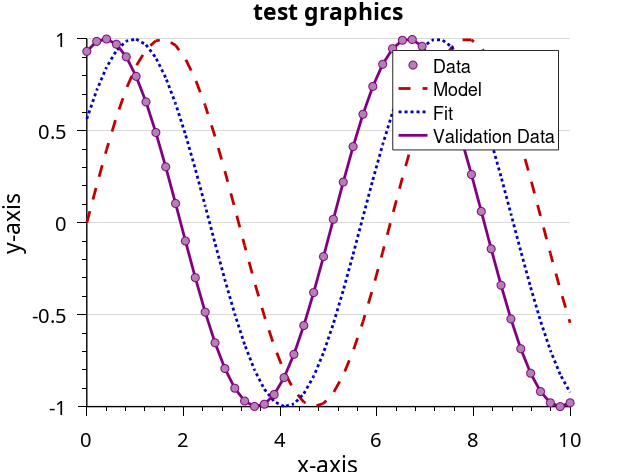

The MATLAB source for this figure: (Note: this script raises an error after producing the figure.)
clf; clc; clear all;
 
figure_width  = 8*2;
figure_height = 6*2;
FontSize = 11*1.5;
FontName = 'MyriadPro-Regular';
 
xaxis = linspace(0,10,50);
data1 =sin(xaxis);
data2 =sin(xaxis + 0.6);
data3 =sin(xaxis + 1.2);
 
hfig  = figure(1); clf;
    set(gcf, 'units', 'centimeters', 'pos', [0 0 figure_width figure_height])
    % set(gcf, 'Units', 'pixels', 'Position', [100 100 500 375]);
    set(gcf, 'PaperPositionMode', 'auto');
    set(gcf, 'Color', [1 1 1]); % Sets figure background
    set(gca, 'Color', [1 1 1]); % Sets axes background
    set(gcf, 'Renderer', 'painters'); 
 
hLine1 = line(xaxis, data1);
hLine2 = line(xaxis, data2);
hLine3 = line(xaxis, data3);
hdots = line(xaxis, data3);
 
 
set(hLine1                        , ...
  'LineStyle'       , '--'        , ...
  'LineWidth'       , 2           , ... 
  'Color'           , [0.75 0 0]  );
 
set(hLine2                        , ...
  'LineStyle'       , ':'         , ...
  'LineWidth'       , 2           , ...   
  'Color'           , [0 0 0.75]  );
 
set(hLine3                        , ...
  'LineStyle'       , '-'         , ...
  'LineWidth'       , 2           , ...   
  'Color'           , [0.5 0 0.5]  );
 
set(hdots                         , ...
  'LineStyle'       , 'none'      , ...
  'Marker'          , 'o'         , ...
  'MarkerSize'      , 6           , ...
  'MarkerEdgeColor' , [.5 .0 .5]  , ...
  'MarkerFaceColor' , [.7 .5 .7]  );
 
 
hTitle  = title ('test graphics');
hXLabel = xlabel('x-axis');
hYLabel = ylabel('y-axis');
 
hLegend = legend( ...
  [hdots, hLine1, hLine2, hLine3], ...
  'Data' , ...
  'Model'    , ...  
  'Fit'      , ...
  'Validation Data'       , ...  
  'location', 'Best' );
 
  %'Data (\mu \pm \sigma)' , ...
  %'Model (\it{C x^3})'    , ...  
  %'Fit (\it{C x^3})'      , ...
 
set( gca                       , ...
    'FontName'   , FontName );
set([hTitle, hXLabel, hYLabel], ...
    'FontName'   , FontName);
set([hLegend, gca]             , ...
    'FontSize'   , FontSize - 2);
set([hXLabel, hYLabel]  , ...
    'FontSize'   , FontSize    );
set( hTitle                    , ...
    'FontSize'   , FontSize    , ...
    'FontWeight' , 'bold'      );
 
set(gca, ...
  'Box'         , 'off'     , ...
  'TickDir'     , 'out'     , ...
  'TickLength'  , [.02 .02] , ...
  'XMinorTick'  , 'on'      , ...
  'YMinorTick'  , 'on'      , ...
  'YGrid'       , 'on'      , ...
  'XColor'      , [.0 .0 .0], ...
  'YColor'      , [.0 .0 .0], ...
  'YTick'       , -1:0.5:1, ...
  'LineWidth'   , 1.0         );
 
 
% print(gcf, '-r300', 'matlab_opengl.png', '-dpng');
% print(gcf, '-r300', 'matlab_opengl.pdf', '-dpdf');
% print(gcf, '-r300', 'matlab_opengl.eps', '-depsc');
%ghostscriptConvertTo('png', 'matlab_opengl.eps', 'matlab_opengl.eps.png')
%  
%  print(gcf, '-r300', 'matlab_painters.png', '-dpng');
%  print(gcf, '-r300', 'matlab_painters.pdf', '-dpdf');
%  print(gcf, '-r300', 'matlab_painters.eps', '-depsc');
%  ghostscriptConvertTo('png', 'matlab_painters.eps', 'matlab_painters.eps.png')
% % 
% savefig('savefig', 'pdf', 'png', 'eps', '-fonts'); 
% % 
%  export_fig('exportfig_painters.pdf', '-pdf', '-painters');
% export_fig('exportfig_painters.eps', '-eps', '-painters');
% export_fig('exportfig_painters.png', '-png', '-painters', '-r300');
% 
% export_fig('exportfig_opengl.png', '-png', '-opengl', '-r300');
% 
% plot2svg('plot2svg.svg', hfig);
 
  matlabfrag('matlabfrag.eps','handle',hfig) ;
% mlf2pdf(gcf,'matlabfrag');
 
latexPackages = ['\renewcommand{\sfdefault}{pmy}\n \renewcommand{\rmdefault}{pmy}'];
latexfigure(hfig,'latexfigure','eps',latexPackages);
latexfigure(hfig,'latexfigure','png',latexPackages);
latexfigure(hfig,'latexfigure','pdf',latexPackages);